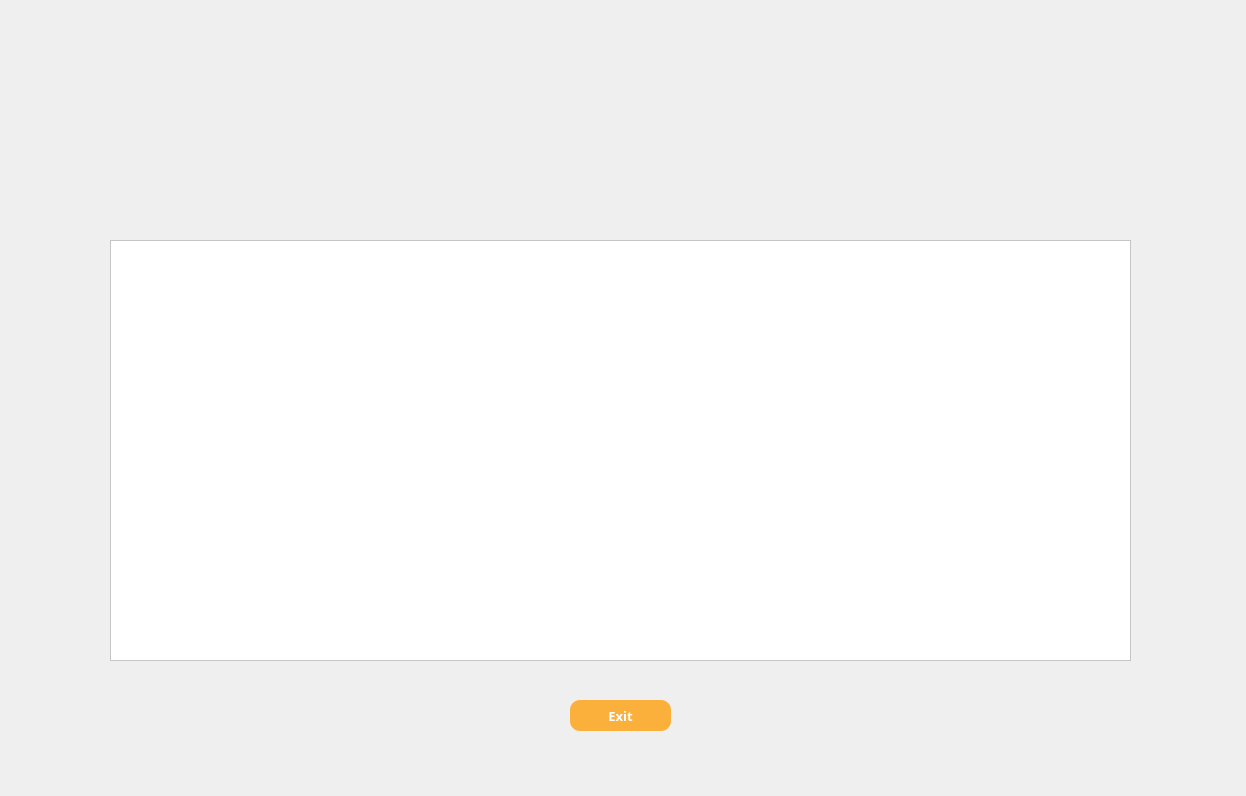
<?xml version="1.0" encoding="UTF-8"?>
<ui version="4.0">
 <class>Dialog</class>
 <widget class="QDialog" name="Dialog">
  <property name="geometry">
   <rect>
    <x>0</x>
    <y>0</y>
    <width>1246</width>
    <height>796</height>
   </rect>
  </property>
  <property name="windowTitle">
   <string>Dialog</string>
  </property>
  <widget class="QLabel" name="label">
   <property name="geometry">
    <rect>
     <x>0</x>
     <y>0</y>
     <width>1246</width>
     <height>796</height>
    </rect>
   </property>
   <property name="cursor">
    <cursorShape>ArrowCursor</cursorShape>
   </property>
   <property name="acceptDrops">
    <bool>true</bool>
   </property>
   <property name="autoFillBackground">
    <bool>false</bool>
   </property>
   <property name="text">
    <string/>
   </property>
   <property name="pixmap">
    <pixmap>images/yourinfo.png</pixmap>
   </property>
   <property name="scaledContents">
    <bool>true</bool>
   </property>
   <property name="wordWrap">
    <bool>false</bool>
   </property>
  </widget>
  <widget class="QWidget" name="widget" native="true">
   <property name="geometry">
    <rect>
     <x>0</x>
     <y>0</y>
     <width>120</width>
     <height>80</height>
    </rect>
   </property>
  </widget>
  <widget class="QLabel" name="owerrormes">
   <property name="geometry">
    <rect>
     <x>520</x>
     <y>670</y>
     <width>201</width>
     <height>20</height>
    </rect>
   </property>
   <property name="font">
    <font>
     <family>Berlin Sans FB Demi</family>
     <pointsize>10</pointsize>
     <italic>false</italic>
     <bold>true</bold>
    </font>
   </property>
   <property name="layoutDirection">
    <enum>Qt::LeftToRight</enum>
   </property>
   <property name="styleSheet">
    <string notr="true">font: 700 10pt &quot;Berlin Sans FB Demi&quot;; 
color: rgb(251, 176, 59);</string>
   </property>
   <property name="text">
    <string/>
   </property>
  </widget>
  <widget class="QTableWidget" name="yourinfo">
   <property name="geometry">
    <rect>
     <x>110</x>
     <y>240</y>
     <width>1021</width>
     <height>421</height>
    </rect>
   </property>
   <property name="font">
    <font>
     <family>Berlin Sans FB Demi</family>
     <pointsize>8</pointsize>
     <bold>true</bold>
    </font>
   </property>
   <property name="styleSheet">
    <string notr="true">color: rgb(20, 33, 68);
background-color: rgb(255, 255, 255);</string>
   </property>
  </widget>
  <widget class="QPushButton" name="exitbutt">
   <property name="geometry">
    <rect>
     <x>570</x>
     <y>700</y>
     <width>101</width>
     <height>31</height>
    </rect>
   </property>
   <property name="font">
    <font>
     <family>Arial Black</family>
     <pointsize>10</pointsize>
     <italic>false</italic>
     <bold>true</bold>
    </font>
   </property>
   <property name="cursor">
    <cursorShape>PointingHandCursor</cursorShape>
   </property>
   <property name="styleSheet">
    <string notr="true">QWidget#exitbutt{
background-color: rgb(251, 176, 59);
font: 900 10pt &quot;Arial Black&quot;; color : rgb(255, 255, 255);
border-radius: 10px;}

QWidget#exitbutt:hover {
    
    background-color: rgb(238, 223, 146); 
    border: 2px solid #388E3C; 
    padding: 8px 20px; 
    font-size: 12px; 
}</string>
   </property>
   <property name="text">
    <string>Exit</string>
   </property>
  </widget>
  <widget class="QLabel" name="editerrormess">
   <property name="geometry">
    <rect>
     <x>320</x>
     <y>280</y>
     <width>201</width>
     <height>20</height>
    </rect>
   </property>
   <property name="font">
    <font>
     <family>Berlin Sans FB Demi</family>
     <pointsize>10</pointsize>
     <italic>false</italic>
     <bold>true</bold>
    </font>
   </property>
   <property name="layoutDirection">
    <enum>Qt::LeftToRight</enum>
   </property>
   <property name="styleSheet">
    <string notr="true">font: 700 10pt &quot;Berlin Sans FB Demi&quot;; 
color: rgb(251, 176, 59);</string>
   </property>
   <property name="text">
    <string/>
   </property>
  </widget>
 </widget>
 <resources/>
 <connections/>
</ui>
